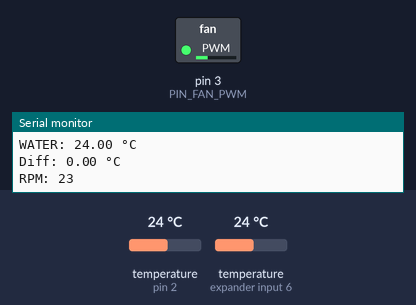
Bench run of a sketch on a simulated Arduino Uno, built with avr-gcc and run on an emulated ATmega328P. Shown: switched loads named in the sketch (green lamp = pin HIGH), the last lines printed to the serial monitor. The inputs (shaded band) are chosen by the test bench; at power-on: temperature (sensors on pin 2, expander input 6) 24 °C.

Above: at 2.8 s.
2.9 s: temperature (sensor on pin 2) set to 12 °C
At 4.5 s:
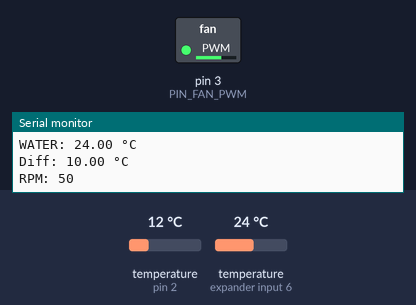
4.8 s: temperature (sensor on expander input 6) set to 35.3 °C
7.1 s: temperature (sensor on expander input 6) set to 36.7 °C
At 7.8 s:
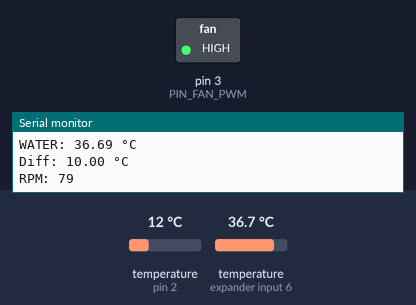
8.9 s: temperature (sensor on expander input 6) set to 12 °C
At 10.6 s:
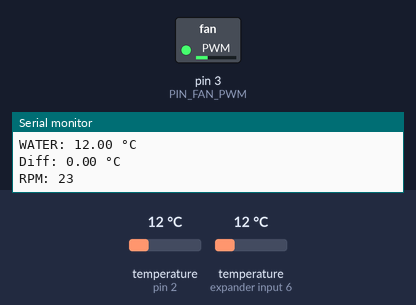
11.2 s: temperature (sensor on expander input 6) set to 28 °C
At 13.4 s:
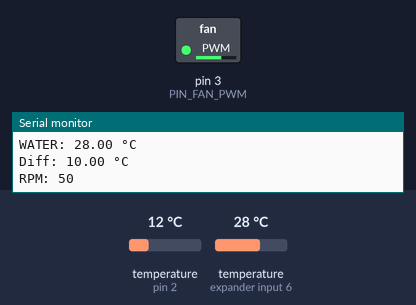
13.7 s: temperature (sensor on pin 2) set to 19 °C
At 16.2 s:
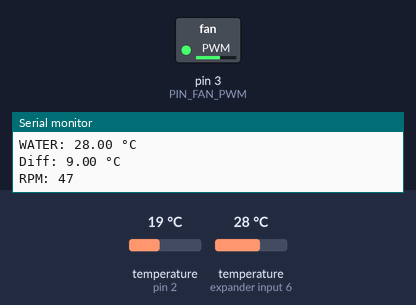
Timing chart, 0 to 17.3 s (numbered marks = the images above; inputs shaded):
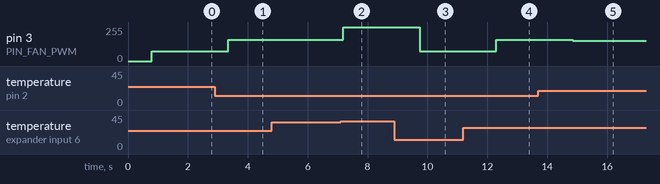

The sketch:

lasercooler-fancontrol.ino
```cpp
#include <OneWire.h>
#include <DallasTemperature.h>

#define PIN_FAN_PWM 3
#define PIN_TEMPERATURE_SENSOR 2

#define TEMP_ABSOLUTE_MAX 36
#define TEMP_DIFFERENCE_MAX 10

#define RPM_FAN_FULL 79
#define RPM_FAN_MAX 50
#define RPM_FAN_MIN 23

OneWire oneWire(PIN_TEMPERATURE_SENSOR);
DallasTemperature sensors(&oneWire);

#define SENSOR_WATER 0
#define SENSOR_AIR 1

uint8_t oneWireSensors[][8] = {
  {0x28, 0xFF, 0x89, 0xC1, 0x43, 0x16, 0x04, 0x34}, // Water
  {0x28, 0xFF, 0x97, 0xD9, 0x43, 0x16, 0x03, 0x4D}, // Air (inside)
};

uint8_t rpm = 0;

void setup() {
  pinMode(PIN_FAN_PWM, OUTPUT);

  // 25 kHz
  setupPWM(79);
  setPWM(rpm);

  Serial.begin(115200);
  sensors.begin();
}

void loop() {

  sensors.requestTemperatures();

  float temperatureAir = sensors.getTempC(oneWireSensors[SENSOR_AIR]);
  float temperatureWater = sensors.getTempC(oneWireSensors[SENSOR_WATER]);
  float temperatureDifference = (temperatureWater - temperatureAir);

  temperatureDifference = constrain(temperatureDifference, 0, TEMP_DIFFERENCE_MAX);
  rpm = map(temperatureDifference, 0, TEMP_DIFFERENCE_MAX, RPM_FAN_MIN, RPM_FAN_MAX);

  // Emergency cooling!
  if (temperatureWater > TEMP_ABSOLUTE_MAX) {
    rpm = RPM_FAN_FULL;
  }

  Serial.println("-----------------");

  Serial.print("AIR: ");
  Serial.print(temperatureAir);
  Serial.println(" °C");

  Serial.print("WATER: ");
  Serial.print(temperatureWater);
  Serial.println(" °C");

  Serial.print("Diff: ");
  Serial.print(temperatureDifference);
  Serial.println(" °C");

  Serial.print("RPM: ");
  Serial.println(rpm);

  setPWM(rpm);
  delay(500);
}

void setupPWM(uint8_t overflow) {
  TCCR2A = 0;                               // TC2 Control Register A
  TCCR2B = 0;                               // TC2 Control Register B
  TIMSK2 = 0;                               // TC2 Interrupt Mask Register
  TIFR2 = 0;                                // TC2 Interrupt Flag Register
  TCCR2A |= (1 << COM2B1) | (1 << WGM21) | (1 << WGM20);  // OC2B cleared/set on match when up/down counting, fast PWM
  TCCR2B |= (1 << WGM22) | (1 << CS21);     // prescaler 8
  OCR2A = overflow;                               // TOP overflow value (Hz)
  OCR2B = 0;
}

void setPWM(uint8_t dutyCycle) {
  OCR2B = dutyCycle; // PWM Width (duty)
}
```

Measured:
- the behaviour switches between 36 and 36.1 °C on temperature (sensor on expander input 6) (found by bisection; images 1 and 2)
- after the input at 2.9 s, pin 3 (PIN_FAN_PWM): 74/255 → 161/255 after 0.45 s
- after the input at 7.1 s, pin 3 (PIN_FAN_PWM): 161/255 → 255/255 after 0.09 s
- after the input at 8.9 s, pin 3 (PIN_FAN_PWM): 255/255 → 74/255 after 0.84 s
- after the input at 11.2 s, pin 3 (PIN_FAN_PWM): 74/255 → 161/255 after 1.1 s
- after the input at 13.7 s, pin 3 (PIN_FAN_PWM): 161/255 → 152/255 after 1.2 s
